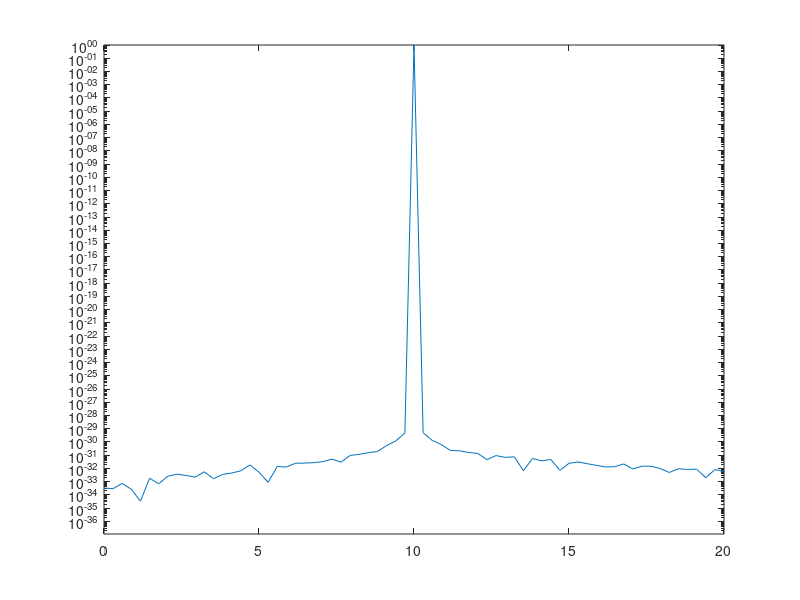

Source code (MATLAB):
function [] = testPowerSpectrum()

N = 10000;
T = 3.4;
t = [0:N-1]/N;
t = t*T;
f = sin(2*pi*10*t);
p = abs(fft(f))/(N/2);
p = p(1:N/2).^2;
freq = [0:N/2-1]/T;
semilogy(freq,p);
axis([0 20 0 1]);